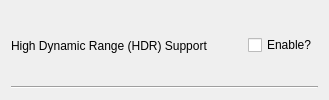
                <widget class="QWidget" name="widget7_hdr" native="true">
                 <property name="sizePolicy">
                  <sizepolicy hsizetype="Preferred" vsizetype="Maximum">
                   <horstretch>0</horstretch>
                   <verstretch>0</verstretch>
                  </sizepolicy>
                 </property>
                 <property name="toolTip">
                  <string>&lt;html&gt;&lt;head/&gt;&lt;body&gt;&lt;p&gt;Enables support for HDR features supported by some monitors. May cause unwanted changes on non-HDR monitors.</string>
                 </property>
                 <layout class="QVBoxLayout" name="verticalLayout_18">
                  <item>
                   <widget class="QWidget" name="widget_34" native="true">
                    <property name="sizePolicy">
                     <sizepolicy hsizetype="Preferred" vsizetype="Minimum">
                      <horstretch>0</horstretch>
                      <verstretch>0</verstretch>
                     </sizepolicy>
                    </property>
                    <layout class="QHBoxLayout" name="horizontalLayout_18" stretch="0,0,0">
                     <property name="spacing">
                      <number>0</number>
                     </property>
                     <property name="leftMargin">
                      <number>0</number>
                     </property>
                     <property name="topMargin">
                      <number>0</number>
                     </property>
                     <property name="rightMargin">
                      <number>0</number>
                     </property>
                     <property name="bottomMargin">
                      <number>0</number>
                     </property>
                     <item>
                      <widget class="QLabel" name="label_16">
                       <property name="text">
                        <string>High Dynamic Range (HDR) Support</string>
                       </property>
                      </widget>
                     </item>
                     <item>
                      <spacer name="horizontalSpacer_15">
                       <property name="orientation">
                        <enum>Qt::Orientation::Horizontal</enum>
                       </property>
                       <property name="sizeHint" stdset="0">
                        <size>
                         <width>40</width>
                         <height>20</height>
                        </size>
                       </property>
                      </spacer>
                     </item>
                     <item>
                      <widget class="QCheckBox" name="checkBox_hdr">
                       <property name="text">
                        <string>Enable?</string>
                       </property>
                       <property name="tristate">
                        <bool>false</bool>
                       </property>
                      </widget>
                     </item>
                    </layout>
                   </widget>
                  </item>
                  <item>
                   <widget class="Line" name="line_17">
                    <property name="orientation">
                     <enum>Qt::Orientation::Horizontal</enum>
                    </property>
                   </widget>
                  </item>
                 </layout>
                </widget>
